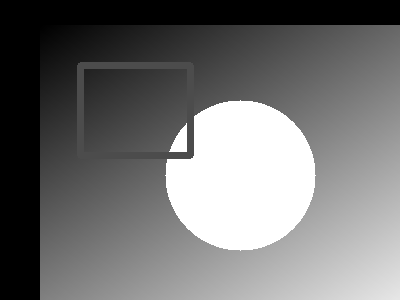
#> input picture 06_geometric_transformations/outputs/06_translation.png, 400 x 300 px
$ python practical_06.py --input outputs/06_translation.png
#> lines starting #> are read from the running program, lines starting #| are printed output that depends on the picture
import argparse
from pathlib import Path

import cv2
import numpy as np


def ensure_gray(image):
    return cv2.cvtColor(image, cv2.COLOR_BGR2GRAY) if image.ndim == 3 else image

def save(path, image):
    cv2.imwrite(str(path), image)

def load_or_create(path: Path, size=(300, 400)):
#> called with size = (300, 400)
    image = cv2.imread(str(path)) if path else None
#> image is the input picture: shape (300, 400, 3); min 0, max 255, mean 113.5
    if image is not None:
        return image
    h, w = size
    y, x = np.indices((h, w))
    image = np.zeros((h, w, 3), dtype=np.uint8)
    image[..., 0] = (x * 255 // w).astype(np.uint8)
    image[..., 1] = ((x + y) * 255 // (w + h)).astype(np.uint8)
    image[..., 2] = (y * 255 // h).astype(np.uint8)
    cv2.circle(image, (w // 2, h // 2), 75, (255, 255, 255), -1)
    cv2.rectangle(image, (40, 40), (150, 130), (0, 0, 255), 5)
    return image

def practical_06(image, out):
    gray = ensure_gray(image)
    h, w = gray.shape
#> h = 300; w = 400
    translation_matrix = np.float32([[1, 0, 40], [0, 1, 25]])
    save(out / "06_translation.png", cv2.warpAffine(gray, translation_matrix, (w, h)))
#> in save, `cv2.imwrite(str(path), image)`:
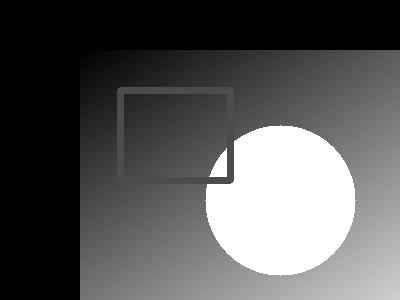
#> saved as 06_translation.png: shape (300, 400); min 0, max 255, mean 87.5

    save(out / "06_scaling.png", cv2.resize(gray, None, fx=1.5, fy=1.5, interpolation=cv2.INTER_CUBIC))
#> in save (call 2), `cv2.imwrite(str(path), image)`:
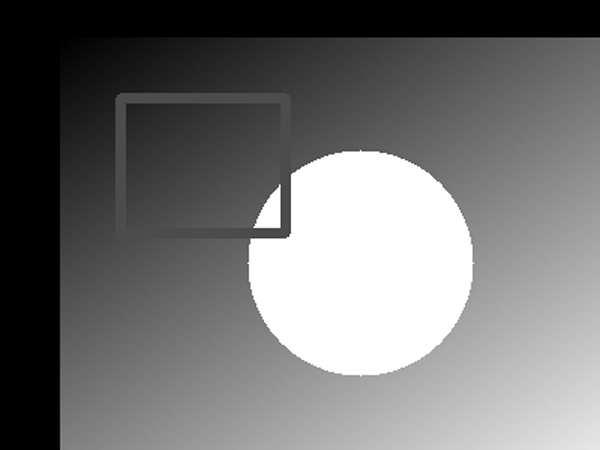
#> saved as 06_scaling.png: shape (450, 600); min 0, max 255, mean 113.4
    rotation_matrix = cv2.getRotationMatrix2D((w / 2, h / 2), 30, 1)
    save(out / "06_rotation.png", cv2.warpAffine(gray, rotation_matrix, (w, h)))
#> in save (call 3), `cv2.imwrite(str(path), image)`:
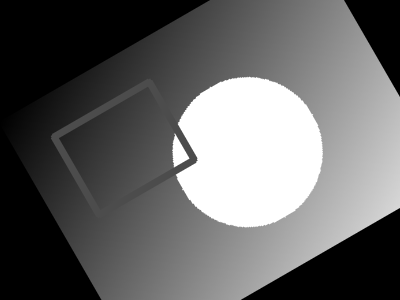
#> saved as 06_rotation.png: shape (300, 400); min 0, max 255, mean 101

    save(out / "06_shrinking.png", cv2.resize(gray, (w // 2, h // 2), interpolation=cv2.INTER_AREA))
#> in save (call 4), `cv2.imwrite(str(path), image)`:
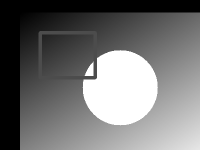
#> saved as 06_shrinking.png: shape (150, 200); min 0, max 255, mean 113.5
    save(out / "06_zooming.png", cv2.resize(gray, (w * 2, h * 2), interpolation=cv2.INTER_CUBIC))


def main():
    parser = argparse.ArgumentParser(description="DIP Practical 06: Geometric Transformations")
    parser.add_argument("--input", type=Path, default=None, help="Optional input image path")
    parser.add_argument("--output", type=Path, default=Path(__file__).resolve().parent / "outputs")
    args = parser.parse_args()

    args.output.mkdir(parents=True, exist_ok=True)
    image = load_or_create(args.input)
    practical_06(image, args.output)
    print(f"Practical 06 completed. Results: {args.output.resolve()}")


if __name__ == "__main__":
    main()
